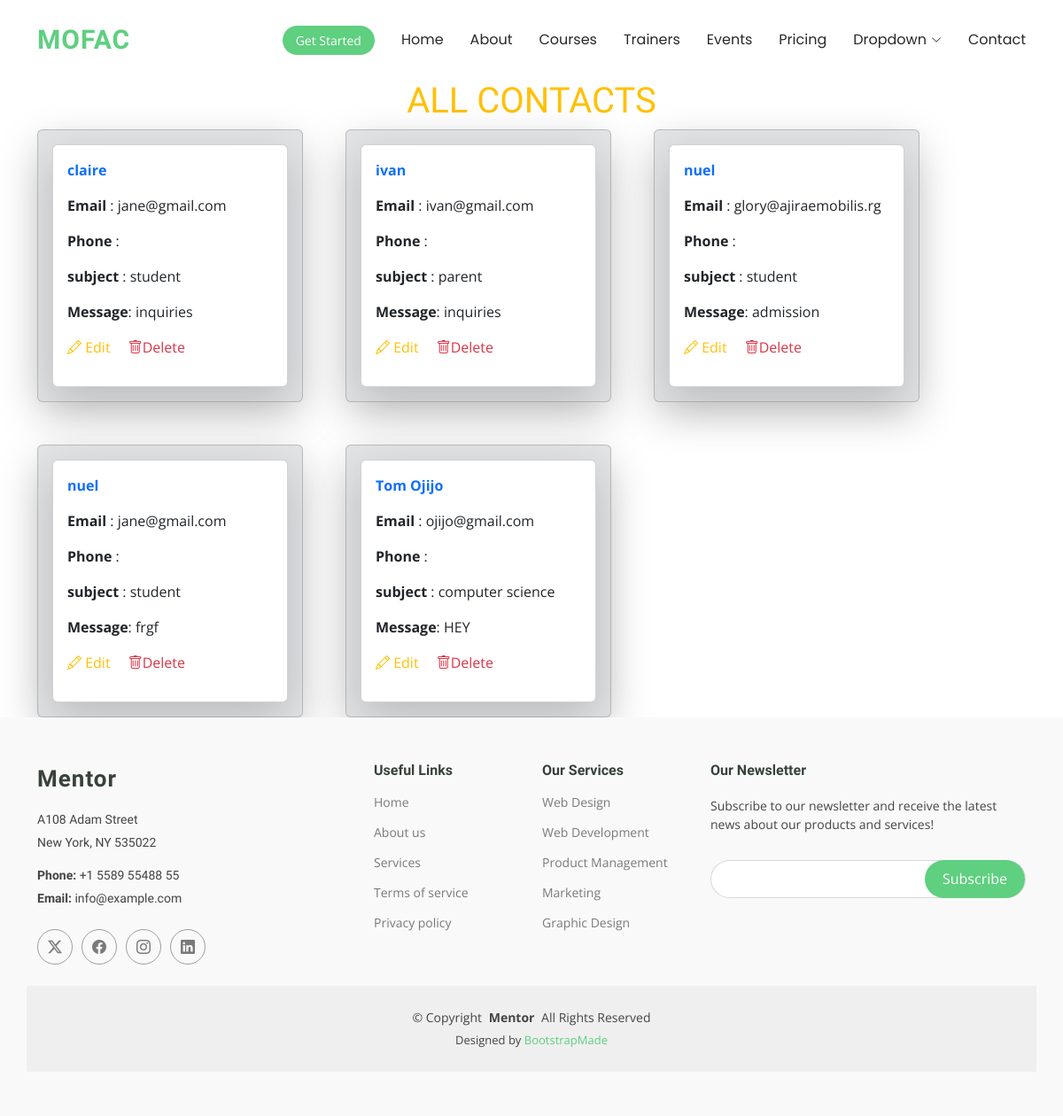
Page /show/ on the committed database.
### trainingapp/models.py (models this page shows, shortened)
class Contacts(models.Model):
    name = models.CharField(max_length=50)
    email = models.EmailField()
    subject = models.CharField(max_length=50)
    message = models.TextField()

### trainingapp/views.py (the view)
# urls.py: path('show/', views.show, name='show'),
def show(request):
    all = Contacts.objects.all()
    return render(request,'show.html',{'all':all})

### templates/show.html (shortened to what this page needs)
{% extends 'starter-page.html' %}
{% load static %}
{% block content %}
    <h1 class="text-center text-warning">ALL CONTACTS</h1>
<div class="d-flex flex-wrap gap-5 container">
        {% for y in all %}
        <div class="card p-3 shadow-lg bg-secondary-subtle" style="width: 300px">
 <div class="card w-30 p-3 shadow-lg">
            <p class="text-primary fw-bold">{{ y.name }}</p>
            <p> <strong>Email</strong> : {{ y.email }}</p>
            <p> <strong>Phone</strong> : {{ y.phone }}</p>
            <p> <strong>subject</strong> : {{ y.subject }}</p>
            <p> <strong>Message</strong>: {{ y.message }}</p>
            <p>
                <a href="{% url 'edit' y.id %}" class="me-3 text-warning">
                    <i class="bi bi-pencil"></i> Edit
                </a>
                <a href="/delete/{{ y.id }}" class="text-danger me-3">
                    <i class="bi bi-trash"></i>Delete
                </a>
            </p>
        </div>
        </div>
        {% endfor %}
</div>
{% endblock %}

### rows in the picture
Contacts: name "claire", email "jane@gmail.com", subject "student", message "inquiries"
Contacts: name "ivan", email "ivan@gmail.com", subject "parent", message "inquiries"
Contacts: name "nuel", email "glory@ajiraemobilis.rg", subject "student", message "admission"
Contacts: name "nuel", email "jane@gmail.com", subject "student", message "frgf"
Contacts: name "Tom Ojijo", email "ojijo@gmail.com", subject "computer science", message "HEY"
